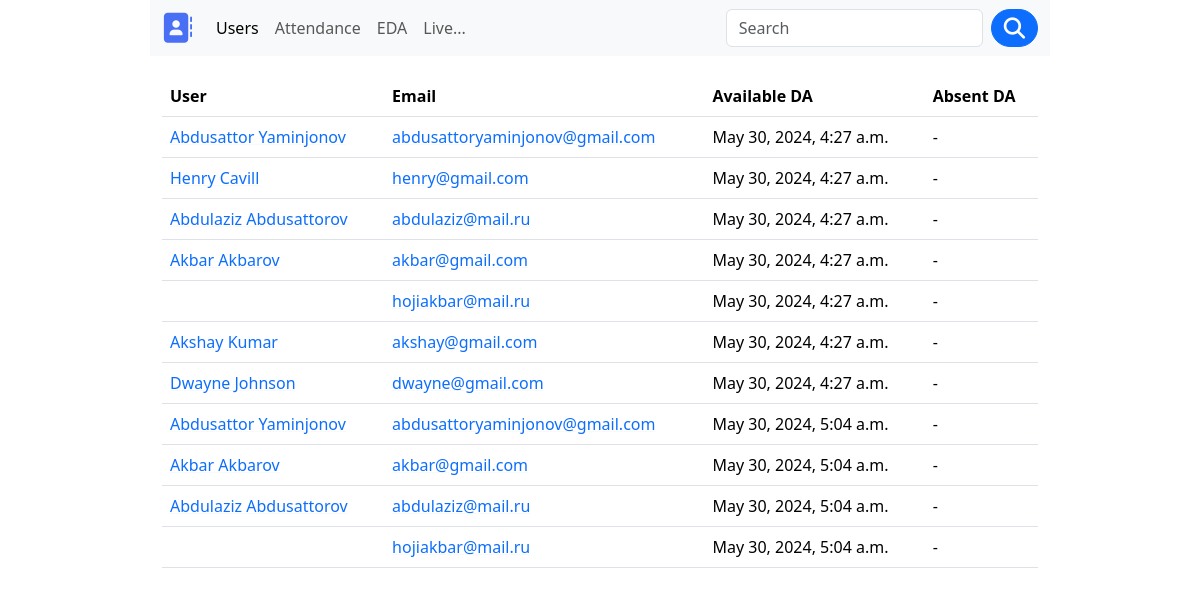
The page / on the database its author committed.
### face_detection/models.py (models this page shows)
class AttendanceModel(models.Model):
    user = models.ForeignKey(User, on_delete=models.CASCADE)
    date_came = models.DateTimeField(auto_now_add=True)
    date_out = models.DateTimeField(auto_now=True)
    class Meta:
        unique_together = ('user','date_came')

### face_detection/views.py (the view)
# urls.py: path('',views.index,name='index'),
def index(request):
     today = datetime.today()
     users = AttendanceModel.objects.filter(date_came__year=today.year, date_came__month=today.month, date_came__day=today.day).select_related('user').all()
     context = {
          'users':users,
     }
     print(users)
     return render(request, 'index.html',context)

### templates/index.html
{% extends "layout.html" %}
{% block content%}
<div class="container bootstrap snippets bootdey">
    <div class="row">
        <div class="col-lg-12">
            <div class="main-box no-header clearfix">
                <div class="main-box-body clearfix">
                    <div class="table-responsive">
                        <table class="table user-list">
                            <thead>
                                <tr>
                                    <th><span>User</span></th>
                                    <th><span>Email</span></th>
                                    <th><span>Available DA</span></th>
                                    <th><span>Absent DA</span></th>
                                </tr>
                            </thead>
                            <tbody>
                                {% for i in users%}
                                <tr>
                                    <td>
                                    <a href="#" class="link-underline-light">{{i.user.first_name}}
                                            {{i.user.last_name}}</a>
                                    </td>
                                    <td>
                                        <a href="#" class="link-underline-light">{{i.user.email}}</a>
                                    </td>
                                    <td>{{i.date_came}}</td>
                                    <td> - </td>
                                </tr>
                                {% endfor %}
                            </tbody>
                        </table>
                    </div>
                </div>
            </div>
        </div>
    </div>
</div>
{% endblock content%}

### templates/layout.html (shortened to what this page needs)
<!doctype html>
<html lang="en">
<head>
    <link rel="stylesheet" href="https://cdnjs.cloudflare.com/ajax/libs/font-awesome/6.5.2/css/all.min.css"
 />
    <link href="//netdna.bootstrapcdn.com/font-awesome/3.2.1/css/font-awesome.css" rel="stylesheet">
    <link rel="stylesheet" href="https://cdnjs.cloudflare.com/ajax/libs/font-awesome/4.7.0/css/font-awesome.min.css">
    <link href="https://cdn.jsdelivr.net/npm/bootstrap@5.3.3/dist/css/bootstrap.min.css" rel="stylesheet"
>
</head>
<body style="padding: 0px 150px;">
    <nav class="navbar navbar-expand-lg bg-body-tertiary">
        <div class="container-fluid">
            <a class="navbar-brand" href="/">
                <i class="fa-solid fa-address-book fa-xl" style="color: #486ff4; "></i>
            </a>
            <div class="collapse navbar-collapse" id="navbarSupportedContent">
                <ul class="navbar-nav me-auto mb-2 mb-lg-0">
                    <li class="nav-item">
                        <a class="nav-link active" aria-current="page" href="/users">Users</a>
                    </li>
                    <li class="nav-item">
                        <a class="nav-link" href="/">Attendance</a>
                    </li>
                    <li class="nav-item">
                        <a class="nav-link" href="/eda">EDA</a>
                    </li>
                    <li class="nav-item dropdown">
                        <a class="nav-link" href="{% url 'open_live' %}" id="btn_camera">Live...</a>
                    </li>
                </ul>
                <div class="d-flex justify-content-between">
                    <form class="d-flex" role="search">
                        <input class="form-control me-2" type="search" placeholder="Search" aria-label="Search">
                        <button class="btn btn-primary" type="submit" style="border-radius: 25px;">
                            <i class="fa-solid fa-magnifying-glass fa-lg" style="color: #ffffff;"></i>
                        </button>
                    </form>
                </div>
            </div>
        </div>
    </nav>
    <div style="margin-top: 20px;">
        {% block content %}
        {% endblock content %}
    </div>
</body>
</html>

### rows shown on the page
AttendanceModel: user.first_name "Abdusattor", user.last_name "Yaminjonov", user.email "abdusattoryaminjonov@gmail.com", date_came "May 30, 2024, 4:27 a.m."
AttendanceModel: user.first_name "Henry", user.last_name "Cavill", user.email "henry@gmail.com", date_came "May 30, 2024, 4:27 a.m."
AttendanceModel: user.first_name "Abdulaziz", user.last_name "Abdusattorov", user.email "abdulaziz@mail.ru", date_came "May 30, 2024, 4:27 a.m."
AttendanceModel: user.first_name "Akbar", user.last_name "Akbarov", user.email "akbar@gmail.com", date_came "May 30, 2024, 4:27 a.m."
AttendanceModel: user.email "hojiakbar@mail.ru", date_came "May 30, 2024, 4:27 a.m."
AttendanceModel: user.first_name "Akshay", user.last_name "Kumar", user.email "akshay@gmail.com", date_came "May 30, 2024, 4:27 a.m."
AttendanceModel: user.first_name "Dwayne", user.last_name "Johnson", user.email "dwayne@gmail.com", date_came "May 30, 2024, 4:27 a.m."
AttendanceModel: user.first_name "Abdusattor", user.last_name "Yaminjonov", user.email "abdusattoryaminjonov@gmail.com", date_came "May 30, 2024, 5:04 a.m."
AttendanceModel: user.first_name "Akbar", user.last_name "Akbarov", user.email "akbar@gmail.com", date_came "May 30, 2024, 5:04 a.m."
AttendanceModel: user.first_name "Abdulaziz", user.last_name "Abdusattorov", user.email "abdulaziz@mail.ru", date_came "May 30, 2024, 5:04 a.m."
AttendanceModel: user.email "hojiakbar@mail.ru", date_came "May 30, 2024, 5:04 a.m."
